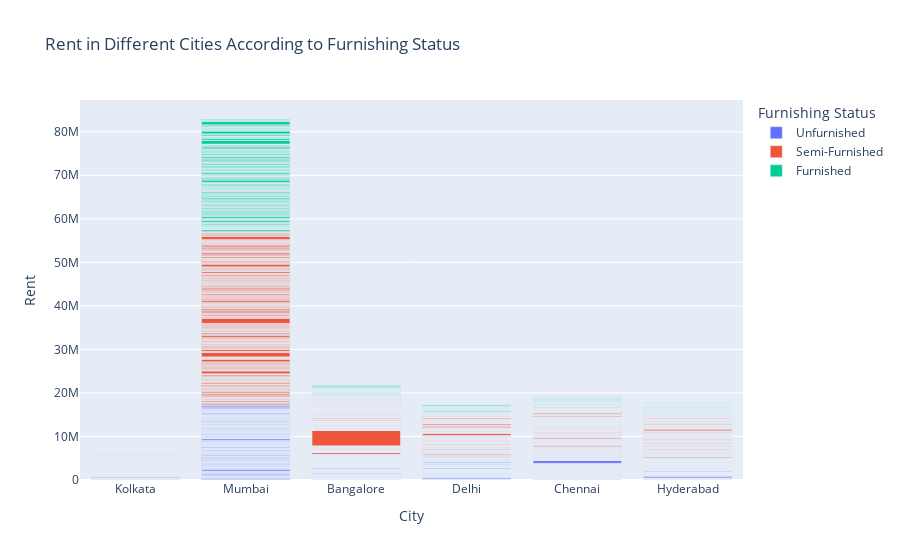

Write notebook code for a chart like this one.
### Code cell
figure = px.bar(data, x = data["City"],
               y = data["Rent"],
               color = data["Furnishing Status"],
               title = "Rent in Different Cities According to Furnishing Status")
figure.show()

### Figure 1 — Plotly figure (JSON) as saved in the notebook; plotly's stock layout.template omitted (floating-point values rounded to 4 significant figures; data arrays with more than 128 entries replaced by an {"elided": "..."} marker saying what was removed)
{"data": [{"alignmentgroup": "True", "hovertemplate": "Furnishing Status=Unfurnished<br>City=%{x}<br>Rent=%{y}<extra></extra>", "legendgroup": "Unfurnished", "marker": {"color": "#636efa", "pattern": {"shape": ""}}, "name": "Unfurnished", "offsetgroup": "Unfurnished", "orientation": "v", "showlegend": true, "textposition": "auto", "type": "bar", "x": {"elided": "1815 str values"}, "xaxis": "x", "y": {"elided": "1815 int values"}, "yaxis": "y"}, {"alignmentgroup": "True", "hovertemplate": "Furnishing Status=Semi-Furnished<br>City=%{x}<br>Rent=%{y}<extra></extra>", "legendgroup": "Semi-Furnished", "marker": {"color": "#EF553B", "pattern": {"shape": ""}}, "name": "Semi-Furnished", "offsetgroup": "Semi-Furnished", "orientation": "v", "showlegend": true, "textposition": "auto", "type": "bar", "x": {"elided": "2251 str values"}, "xaxis": "x", "y": {"elided": "2251 int values"}, "yaxis": "y"}, {"alignmentgroup": "True", "hovertemplate": "Furnishing Status=Furnished<br>City=%{x}<br>Rent=%{y}<extra></extra>", "legendgroup": "Furnished", "marker": {"color": "#00cc96", "pattern": {"shape": ""}}, "name": "Furnished", "offsetgroup": "Furnished", "orientation": "v", "showlegend": true, "textposition": "auto", "type": "bar", "x": {"elided": "680 str values"}, "xaxis": "x", "y": {"elided": "680 int values"}, "yaxis": "y"}], "layout": {"autosize": true, "barmode": "relative", "legend": {"title": {"text": "Furnishing Status"}, "tracegroupgap": 0}, "title": {"text": "Rent in Different Cities According to Furnishing Status"}, "xaxis": {"anchor": "y", "autorange": true, "domain": [0, 1], "range": [-0.5, 5.5], "title": {"text": "City"}, "type": "category"}, "yaxis": {"anchor": "x", "autorange": true, "domain": [0, 1], "range": [0, 87300000.0], "title": {"text": "Rent"}, "type": "linear"}}}
